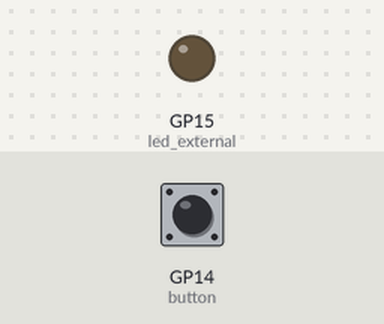
The program below on a simulated Raspberry Pi Pico running MicroPython. Parts: output pins drawn as LEDs (lit = HIGH). The inputs (shaded band) are chosen by the test bench; at power-on: GP14 (button) LOW.

Above: at 1.2 s.
1.3 s: GP14 (button) pulled HIGH for 0.15 s
At 1.9 s:
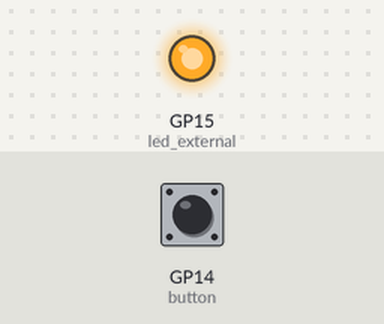
3.8 s: GP14 (button) pulled HIGH for 3.2 s
At 8.1 s:
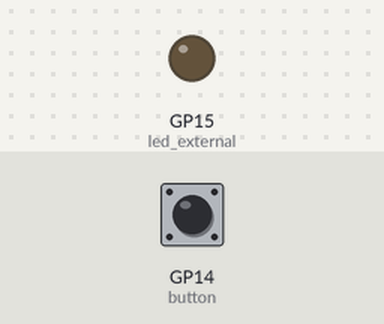
Timing chart, 0 to 9.6 s (numbered marks = the images above; inputs shaded):
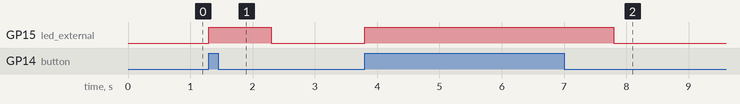

Measured:
- after the input at 1.3 s, GP15 (led_external): LOW → HIGH at once, → LOW 1.0 s later
- after the input at 3.8 s, GP15 (led_external): LOW → HIGH at once, → LOW 4.0 s later

The program:

button_led.py
```python
import machine
import utime

# GP15 ...physical pin 20
led_external = machine.Pin(15, machine.Pin.OUT)
# GP14 ...physical pin 19
button = machine.Pin(14, machine.Pin.IN, machine.Pin.PULL_DOWN)

while True:
    if button.value() == 1:
        led_external.value(1)
        utime.sleep(1)
    led_external.value(0)
```
